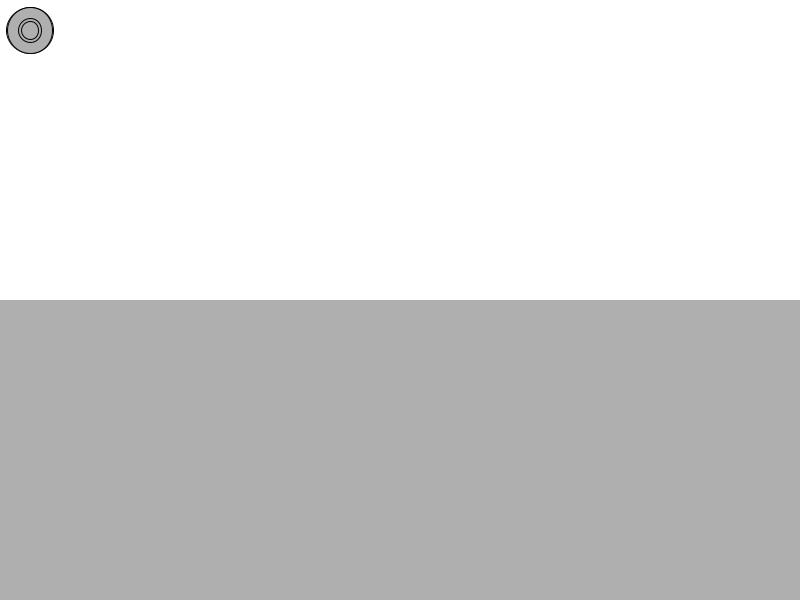
Frame 1 (no input)
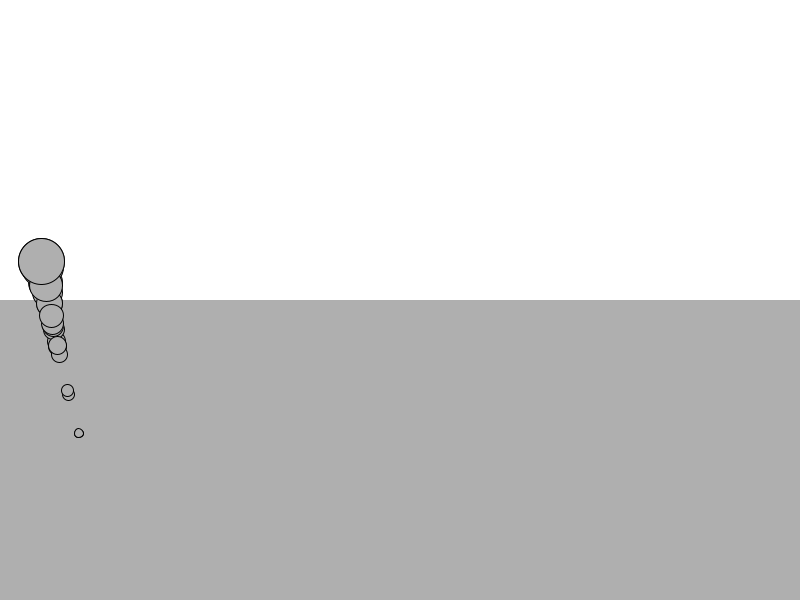
Frame 60 (the mouse pressed at the canvas centre just before this capture)
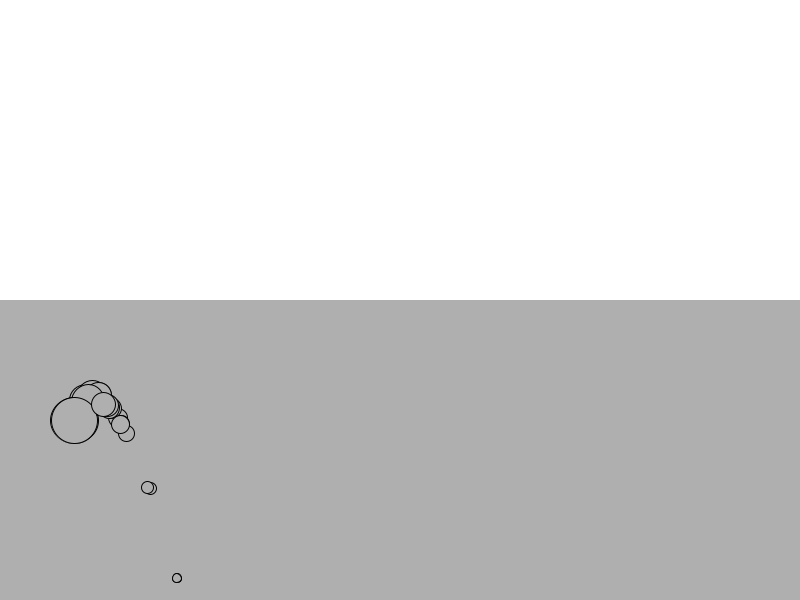
Frame 120 (the mouse held since frame 60 and released just before this capture)

The Processing sketch that drew these frames (run headless with seeded random() and noise(); from frame 60 on, the mouse is pressed at the canvas centre):

// Processing sketch: forces03_friction_liquid
// ── forces03_friction_liquid.pde
int nMover  = 20;
Mover[] m = new Mover[nMover];
Liquid l;

void setup()
{
  size(800,600);
  l = new Liquid(0,height/2,width,height/2,0.001);
  for(int i=0; i<nMover; i=i+1)
  {  
    m[i] = new Mover();
    m[i].mass=random(0.5,3);
  }  
}

void draw()
{
  background(255);
  
  PVector wind = new PVector(0.02,0);
  l.display();
  for(int i=0; i<nMover; i=i+1)
  { 
    float c = 0.01;
    PVector friction = m[i].velocity.get();
    friction.mult(-1);
    friction.normalize();
    friction.mult(c);
    
    if(m[i].isInside(l)) m[i].drag(l);
    
    PVector gravity = new PVector(0,0.7*m[i].mass);
    m[i].applyForce(friction);
    m[i].applyForce(gravity);
    m[i].applyForce(wind);
    m[i].update();
    m[i].checkEdges();
    m[i].display();
  }  
}

// ── Liquid.pde
//The liquid object includes a variable defining its coefficient of drag.

class Liquid 
{
  float x,y,w,h;
  float c;
 
  Liquid(float x_, float y_, float w_, float h_, float c_) {
    x = x_;
    y = y_;
    w = w_;
    h = h_;
    c = c_;
  }
 
  void display() {
    noStroke();
    fill(175);
    rect(x,y,w,h);
  }
} 

// ── Mover.pde
class Mover {

  PVector location;
  PVector velocity;
  PVector acceleration;
  // The object now has mass!
  float mass;

  Mover() {
    // And for now, we’ll just set the mass equal to 1 for simplicity.
    mass = 2;
    location = new PVector(30,30);
    velocity = new PVector(0,0);
    acceleration = new PVector(0,0);
  }

  // Newton’s second law.
  void applyForce(PVector force) 
  {
    //[full] Receive a force, divide by mass, and add to acceleration.
    PVector f = PVector.div(force,mass);
    acceleration.add(f);
    //[end]
  }

  void update() {
    //[full] Motion 101 from Chapter 1
    velocity.add(acceleration);
    location.add(velocity);
    //[end]
    // Now add clearing the acceleration each time!
    acceleration.mult(0);
  }
  
  boolean isInside(Liquid l) 
  {
   if (location.x>l.x && location.x<l.x+l.w && location.y>l.y && location.y<l.y+l.h)
   {
     return true;
   } 
   else 
   {
     return false;
   }
}
  void drag(Liquid l) {
 
    float speed = velocity.mag();
    float dragMagnitude = l.c * speed * speed;
 
    PVector drag = velocity.get();
    drag.mult(-1);
    drag.normalize();
 
    drag.mult(dragMagnitude);
    applyForce(drag);
  }

  void display() {
    stroke(0);
    fill(175);
    //[offset-down] Scaling the size according to mass.
    circle(location.x,location.y,mass*16);
  }

  // Somewhat arbitrarily, we are deciding that an object bounces when it hits the edges of a window.
  void checkEdges() {
    if (location.x > width) {
      location.x = width;
      velocity.x *= -1;
    } else if (location.x < 0) {
      velocity.x *= -1;
      location.x = 0;
    }

    if (location.y > height) {
      // Even though we said we shouldn't touch location and velocity directly, there are some exceptions.
      // Here we are doing so as a quick and easy way to reverse the direction of our object when it reaches the edge.
      velocity.y *= -1;
      location.y = height;
    }
  }
}
